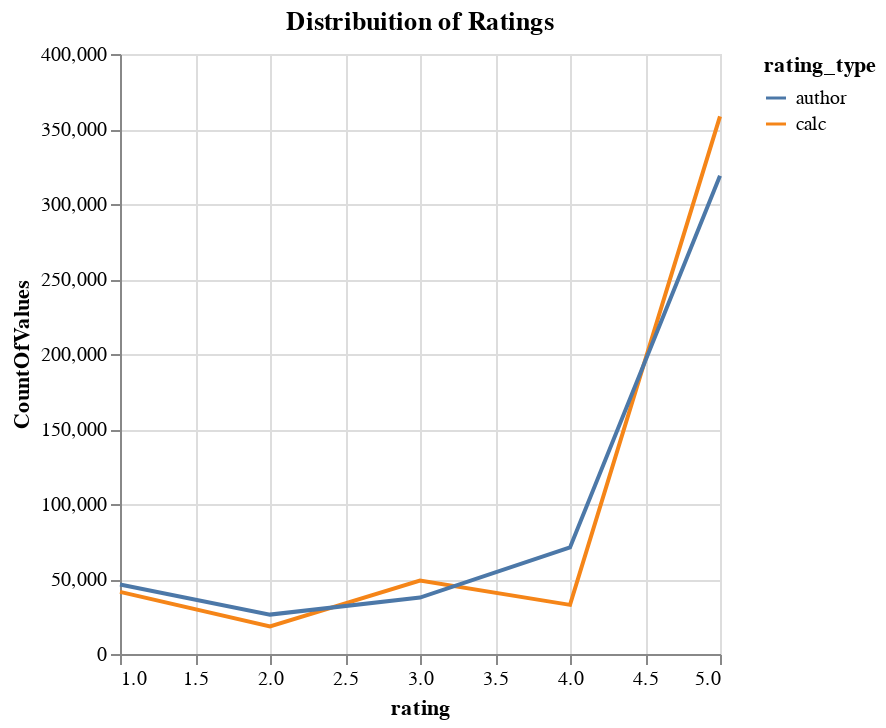

Here is the notebook cell this chart was saved with:
### Code cell
%chart x=rating, y=CountOfValues, groupingcol=rating_type, mark=line, title=Distribuition of Ratings, height=500, width=500

### Figure 1 — Vega-Lite specification as saved in the notebook (floating-point values rounded to 4 significant figures)
{"$schema": "https://vega.github.io/schema/vega-lite/v3.json", "data": {"format": {"type": "csv"}, "values": "\"rating\",\"CountOfValues\",\"rating_type\"\n\"1\",\"41401\",\"calc\"\n\"1\",\"46287\",\"author\"\n\"2\",\"18437\",\"calc\"\n\"2\",\"26260\",\"author\"\n\"3\",\"37609\",\"author\"\n\"3\",\"48953\",\"calc\"\n\"4\",\"32753\",\"calc\"\n\"4\",\"71044\",\"author\"\n\"5\",\"318800\",\"author\"\n\"5\",\"358456\",\"calc\"\n"}, "encoding": {"color": {"field": "rating_type", "type": "nominal"}, "x": {"axis": {"grid": true, "title": "rating"}, "field": "rating", "type": "quantitative"}, "y": {"axis": {"grid": true, "title": "CountOfValues"}, "field": "CountOfValues", "type": "quantitative"}}, "height": "500", "mark": {"color": "#4C78A8", "type": "line"}, "title": "Distribuition of Ratings", "width": "500"}
